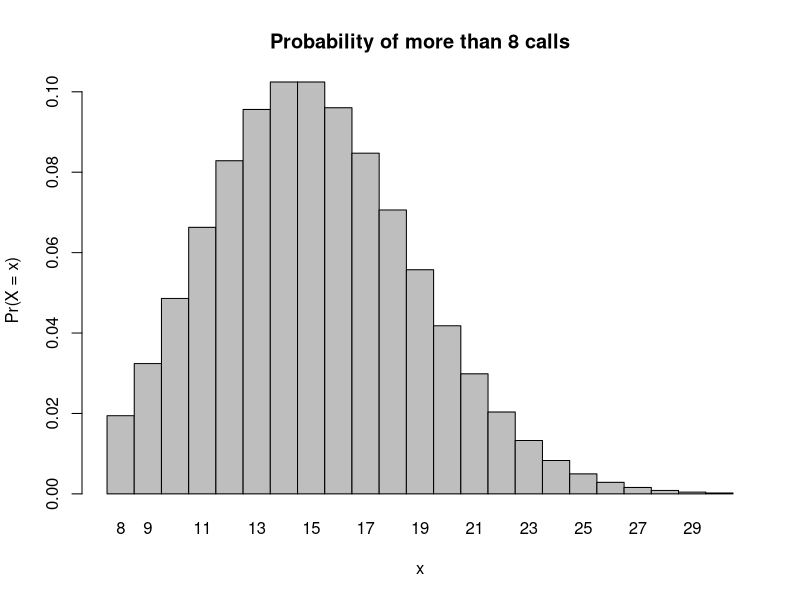
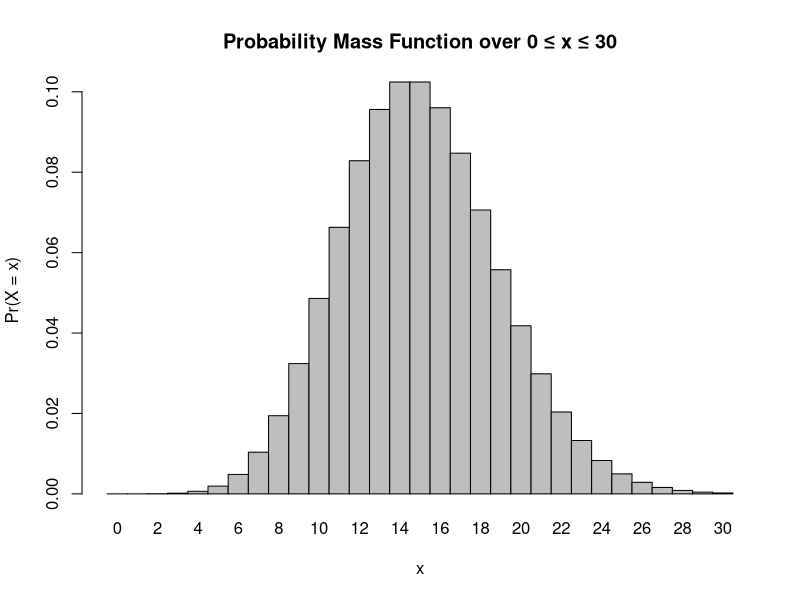
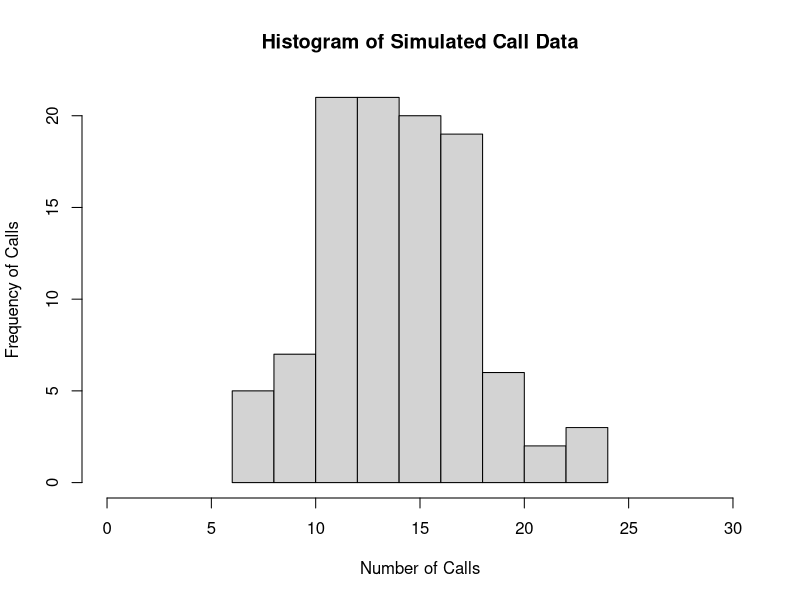

Write the R code that produced these figures, in order.
## ---- chunk 1
?dpois()
x <- c(8:30) #I wasn't sure how to code for more than 8 calls, so I set 30 as the maximum and used the c() function to show that x includes all values between 8 and 30... I don't think that is right but here we are... 
l <- 15 #set the mean equal to "l"
one <- dpois(x = x, lambda = l, log = FALSE) #X is the appropriate Poisson random variable and lambda is the mean 
probability <- sum(one) #use the sum() function to "sum" the probabilities that she will hear each number of calls between 8 and 30 to get the probability that she will hear more than 8 calls 
probability
## ---- chunk 2
barplot(one, names.arg = x, space = 0, xlab = "x", ylab = "Pr(X = x)", main = "Probability of more than 8 calls")
## ---- chunk 3
x <- 0 #set x equal to 0 to indicate that she heard zero calls 
l <- 15 #set l equal to the mean
two <- dpois(x = x, lambda = l, log = FALSE)
two
## ---- chunk 4
x <- 3
l <- 15 
three <- dpois(x = x, lambda = l, log = FALSE)
three
## ---- chunk 5
x <- 0:30
l = 15
four <- dpois(x = x, lambda = l)
barplot(four, names.arg = x, space = 0, xlab = "x", ylab = "Pr(X = x)", main = "Probability Mass Function over 0 ≤ x ≤ 30")
## ---- chunk 6
data <- rpois(n = 104, lambda = 15) #rpois() function can be used to simulate data in the poisson distribution. n = the number of samples, lambda = mean of data 
data
## ---- chunk 7
?hist
hist(data, xlab = "Number of Calls", ylab = "Frequency of Calls", main = "Histogram of Simulated Call Data", xlim = range(0:30), ylim = NULL)
